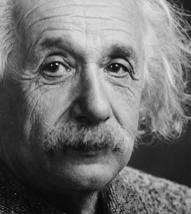
%> input picture Practica2/Entrega/images/Einstein.jpg, 191 x 214 px
$ octave --eval "ej23;"   (GNU Octave 9; MATLAB toolbox functions it lacks are replaced by stand-ins)
%> lines starting %> are read from the running program, lines starting %| are printed output that depends on the picture
function [ ] = ej23(  )
close all;
im1 = imread('./images/Einstein.jpg');
%> im1 is the input picture: size 214x191 uint8; min 0, max 228, mean 111
im2 = imread ('./images/Monro.jpg');
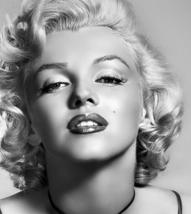
%> input picture Practica2/Entrega/images/Monro.jpg, 191 x 214 px
%> im2 is the input picture: size 214x191 uint8; min 0, max 255, mean 146.6

h1 = fspecial('gaussian',20,10);
h2 = fspecial('gaussian', 15, 18);

lowim1 = imfilter(im1, h1);
highim1 = im1 - lowim1;
lowim2 = imfilter(im2, h2);

figure;
subplot(2, 5, 1); imshow(highim1);
subplot(2, 5, 2); imshow(lowim2);

out = highim1 + lowim2;
subplot(2, 5, 3); imshow(out);

out1 = impyramid(out, 'reduce');
out2 = impyramid(out1, 'reduce');

subplot(2,5,4), imshow(out1);
subplot(2,5,5), imshow(out2);


%optional
imh = imread('./images/hamster.jpg');
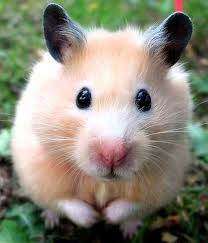
%> input picture Practica2/Entrega/images/hamster.jpg, 208 x 243 px
%> imh is the input picture: size 243x208x3 uint8; mean R, G, B 138.2, 136.2, 121
imc = imread ('./images/cobaya.jpg');
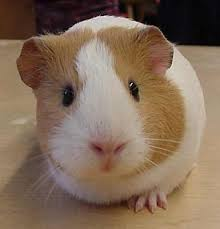
%> input picture Practica2/Entrega/images/cobaya.jpg, 220 x 229 px
%> imc is the input picture: size 229x220x3 uint8; mean R, G, B 129.9, 107.4, 88.2

[n,m,d]=size(imh);
%> n = 243; m = 208; d = 3
[nc,mc,dc] = size(imc);
%> nc = 229; mc = 220; dc = 3
imc = imc(:,1:m,:);
%> imc: size 229x208x3 uint8
imh = imh(1:nc,:,:);
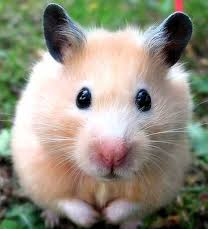
%> imh: size 229x208x3 uint8; mean R, G, B 145.1, 142.2, 126.9

h3 = fspecial('gaussian',50,10);
h4 = fspecial('gaussian', 15, 18);

lowimh = imfilter(imh, h3);
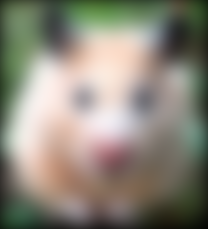
%> lowimh: size 229x208x3 uint8; mean R, G, B 139.2, 134.8, 121.7
highimh = imh - lowimh;
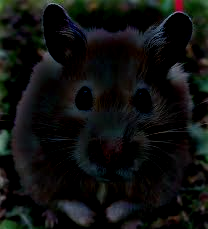
%> highimh: size 229x208x3 uint8; mean R, G, B 14.7, 16.1, 15
lowimc = imfilter(imc, h4);

subplot(2, 5, 6); imshow(highimh);
subplot(2, 5, 7); imshow(lowimc);

out = highimh + lowimc;
%> out: size 229x208x3 uint8
subplot(2, 5, 8); imshow(out);

out1 = impyramid(out, 'reduce');
%> out1: size 115x104x3 uint8
out2 = impyramid(out1, 'reduce');
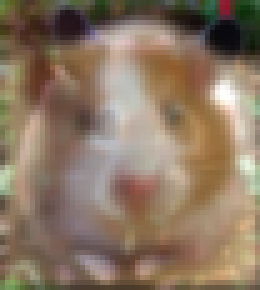
%> out2: size 58x52x3 uint8 (shown 5 times larger); mean R, G, B 139.2, 118.9, 99.2

subplot(2,5,9), imshow(out1);
subplot(2,5,10), imshow(out2);
end
